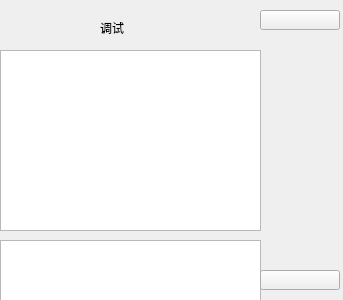
<?xml version="1.0" encoding="UTF-8"?>
<ui version="4.0">
 <class>Form</class>
 <widget class="QWidget" name="Form">
  <property name="geometry">
   <rect>
    <x>0</x>
    <y>0</y>
    <width>343</width>
    <height>300</height>
   </rect>
  </property>
  <property name="windowTitle">
   <string>Form</string>
  </property>
  <widget class="QTextBrowser" name="textBrowserrecv">
   <property name="geometry">
    <rect>
     <x>0</x>
     <y>50</y>
     <width>261</width>
     <height>181</height>
    </rect>
   </property>
  </widget>
  <widget class="QTextEdit" name="textEditsend">
   <property name="geometry">
    <rect>
     <x>0</x>
     <y>240</y>
     <width>261</width>
     <height>61</height>
    </rect>
   </property>
  </widget>
  <widget class="QPushButton" name="send">
   <property name="geometry">
    <rect>
     <x>260</x>
     <y>270</y>
     <width>80</width>
     <height>20</height>
    </rect>
   </property>
   <property name="text">
    <string/>
   </property>
   <property name="icon">
    <iconset resource="resource.qrc">
     <normaloff>:/img/send.png</normaloff>:/img/send.png</iconset>
   </property>
  </widget>
  <widget class="QPushButton" name="exit">
   <property name="geometry">
    <rect>
     <x>260</x>
     <y>10</y>
     <width>80</width>
     <height>20</height>
    </rect>
   </property>
   <property name="text">
    <string/>
   </property>
   <property name="icon">
    <iconset resource="resource.qrc">
     <normaloff>:/img/exit.png</normaloff>:/img/exit.png</iconset>
   </property>
  </widget>
  <widget class="QLabel" name="label">
   <property name="geometry">
    <rect>
     <x>100</x>
     <y>20</y>
     <width>54</width>
     <height>16</height>
    </rect>
   </property>
   <property name="text">
    <string>调试</string>
   </property>
  </widget>
 </widget>
 <resources>
  <include location="resource.qrc"/>
 </resources>
 <connections/>
</ui>
